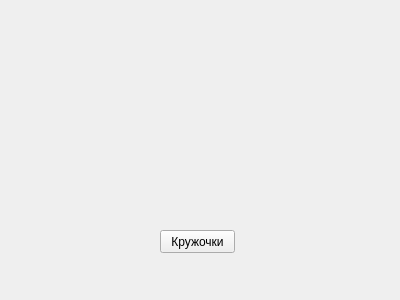
<?xml version="1.0" encoding="UTF-8"?>
<ui version="4.0">
 <class>Form</class>
 <widget class="QWidget" name="Form">
  <property name="geometry">
   <rect>
    <x>0</x>
    <y>0</y>
    <width>400</width>
    <height>300</height>
   </rect>
  </property>
  <property name="windowTitle">
   <string>Form</string>
  </property>
  <widget class="QPushButton" name="pushButton">
   <property name="geometry">
    <rect>
     <x>160</x>
     <y>230</y>
     <width>75</width>
     <height>23</height>
    </rect>
   </property>
   <property name="text">
    <string>Кружочки</string>
   </property>
  </widget>
 </widget>
 <resources/>
 <connections/>
</ui>
